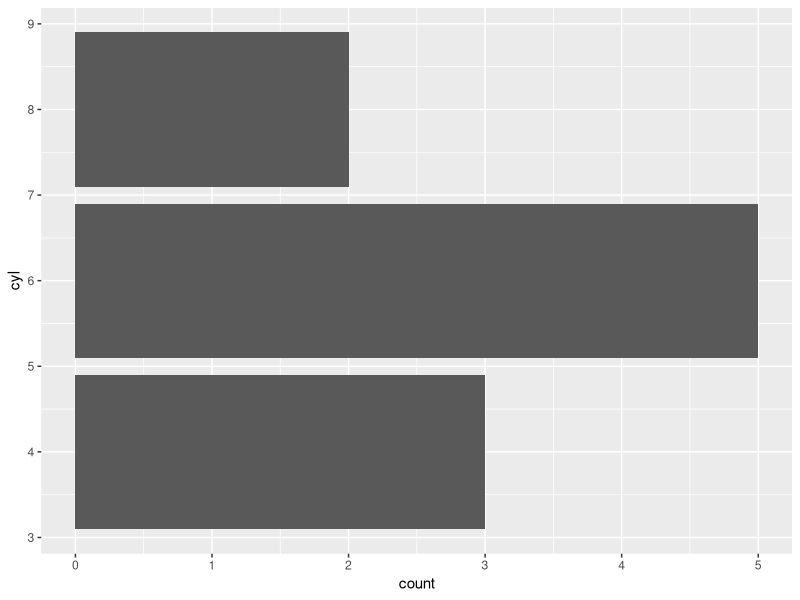
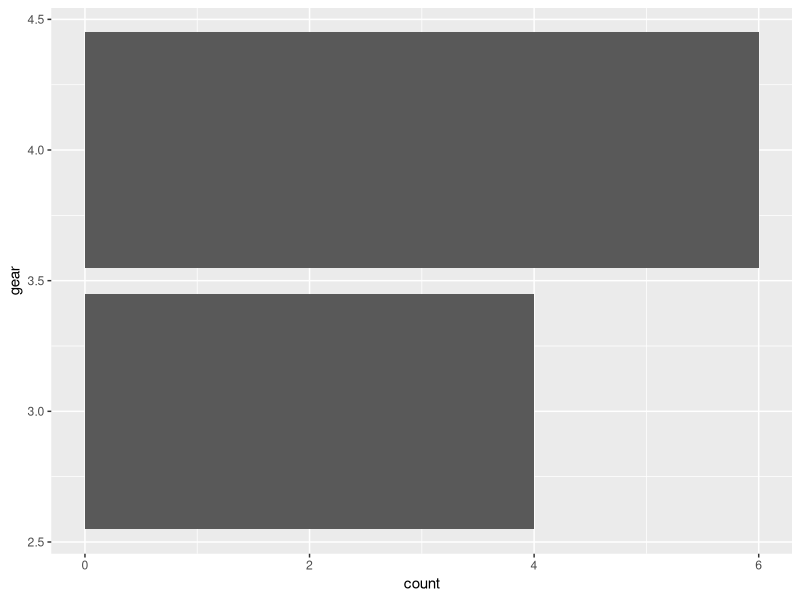
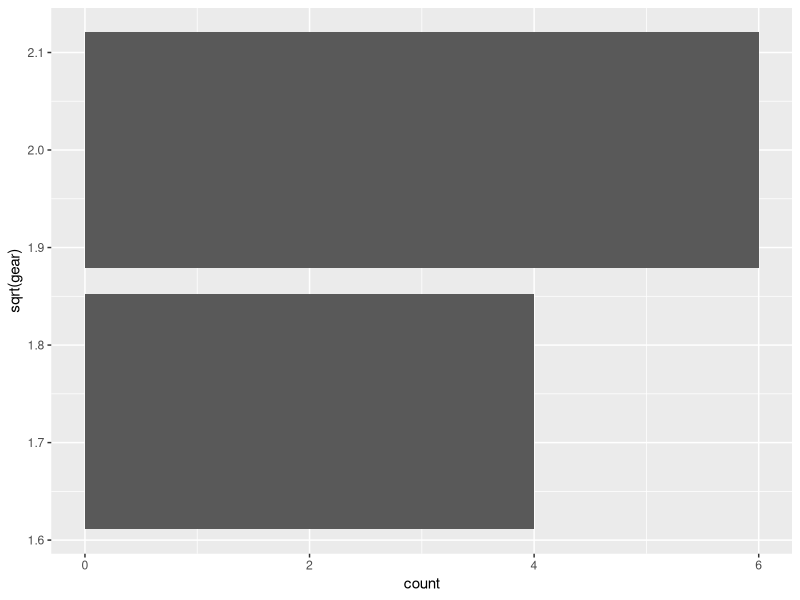

Write R code to recreate these figures, in order. (Note: this script raises an error after producing the figures.)
## ---- chunk 1
library(ggplot2)
library(dplyr)

# Create a local copy of first 10 rows of mtcars data frame
# We'll come back how you should store this later
mtcars <- data.frame(
  mpg = c(21, 21, 22.8, 21.4, 18.7, 18.1, 14.3, 24.4, 22.8, 19.2),
  cyl = c(6, 6, 4, 6, 8, 6, 8, 4, 4, 6),
  disp = c(160, 160, 108, 258, 360, 225, 360, 146.7, 140.8, 167.6),
  hp = c(110, 110, 93, 110, 175, 105, 245, 62, 95, 123),
  drat = c(3.9, 3.9, 3.85, 3.08, 3.15, 2.76, 3.21, 3.69, 3.92, 3.92),
  wt = c(2.62, 2.875, 2.32, 3.215, 3.44, 3.46, 3.57, 3.19, 3.15, 3.44),
  qsec = c(16.46, 17.02, 18.61, 19.44, 17.02, 20.22, 15.84, 20, 22.9, 18.3),
  vs = c(0, 0, 1, 1, 0, 1, 0, 1, 1, 1),
  am = c(1, 1, 1, 0, 0, 0, 0, 0, 0, 0),
  gear = c(4, 4, 4, 3, 3, 3, 3, 4, 4, 4),
  carb = c(4, 4, 1, 1, 2, 1, 4, 2, 2, 4)
)

# cyl_plot()
ggplot(mtcars) + 
  geom_bar(aes(cyl)) + 
  coord_flip()

# cyl_sum()
mtcars %>% 
  group_by(cyl) %>% 
  summarise(n = n(), mpg = mean(mpg))
## ---- chunk 2
mtcars %>% 
  group_by(cyl) %>% 
  summarise(n = n(), mpg = mean(mpg))

starwars %>% 
  filter(homeworld == "Naboo", species == "Human")
## ---- chunk 3
starwars %>% 
  filter(homeworld == "Naboo", species == "Human")

starwars[starwars$homeworld == "Naboo" & starwars$species == "Human", ]
## ---- chunk 4
#' @export
#' @importFrom rlang .data
diamonds_summary2 <- function(bins) {
  ggplot2::diamonds %>% 
    ggplot2::ggplot(ggplot2::aes(.data$carat, .data$price)) + 
    ggplot2::geom_hex(bins = bins)
}
## ---- chunk 5
bar_plot <- function(var){
  ggplot2::ggplot(mtcars) +
    ggplot2::geom_bar(ggplot2::aes(.data[[var]])) +
    ggplot2::coord_flip() +
    ggplot2::labs(x = var)
}
bar_plot("gear")
## ---- chunk 6
bar_plot <- function(var){
  ggplot2::ggplot(mtcars) +
    ggplot2::geom_bar(ggplot2::aes({{ var }})) +
    ggplot2::coord_flip() 
}
bar_plot(sqrt(gear))
## ---- chunk 7
cyl_sum <- function(x){
  mtcars %>%
  dplyr::group_by(.data$cyl) %>%
  dplyr::summarise(n = dplyr::n(), avg = mean(x))
}
cyl_sum(wt)
## ---- chunk 8
hexbin <- function(df, x, y, bins = 10) {
  df %>% 
    ggplot2::ggplot(ggplot2::aes(x, y)) + 
    ggplot2::geom_hex(bins = bins)
}
hexbin(diamonds, carat, price)
## ---- chunk 9
group_summary <- function(df, grp, x) {
  df %>% 
    group_by(grp) %>% 
    summarise(
      n = n(),
      min = min(x, na.rm = TRUE),
      max = max(x, na.rm = TRUE)
    )
}
group_summary(mtcars, cyl, mpg)
